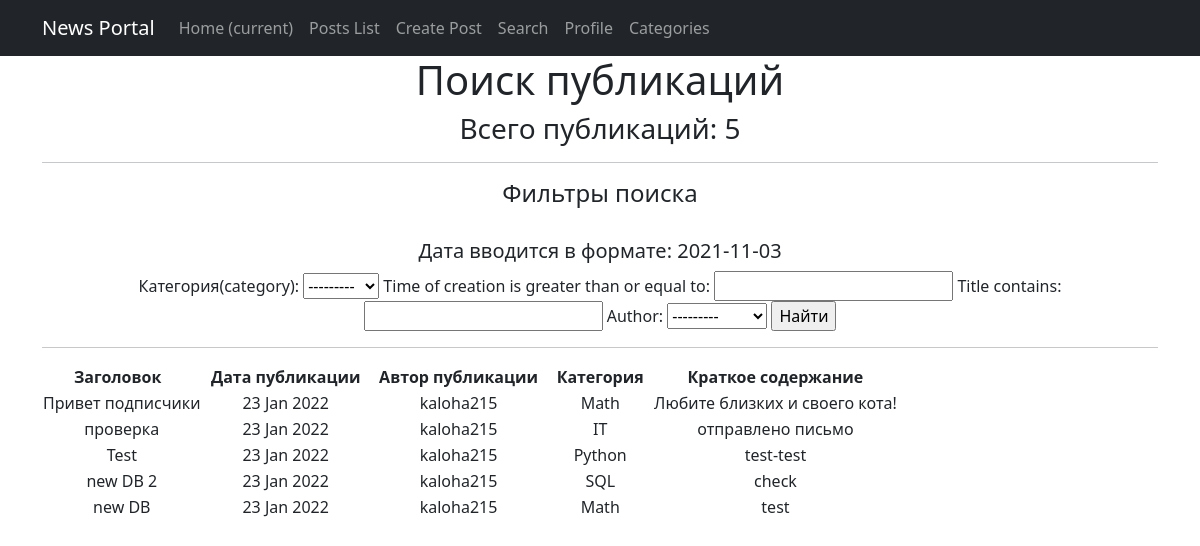
/posts/search/, run on the app's committed database.
### news/models.py (models this page shows, shortened)
class Post(models.Model):
    article = 'AR'
    news = 'NW'
    kind = [
        (article, 'Статья'),
        (news, 'Новость')
    ]
    author = models.ForeignKey(Author, on_delete=models.CASCADE)
    view = models.CharField(max_length=2, choices=kind, default=article)
    time_of_creation = models.DateTimeField(auto_now_add=True)
    post_category = models.ForeignKey(Category, on_delete=models.CASCADE, verbose_name='Категория(category)')
    title = models.CharField(max_length=128)
    text = models.TextField()
    post_rating = models.IntegerField(default=0)
    class Meta:
        verbose_name = 'Публикация'
        verbose_name_plural = 'Публикации'

class Author(models.Model):
    author_user = models.OneToOneField(User, on_delete=models.CASCADE)
    author_rating = models.IntegerField(default=0)
    class Meta:
        verbose_name = 'Автор'
        verbose_name_plural = 'Авторы'
    def __str__(self):
        return f'{self.author_user}'

class Category(models.Model):
    name = models.CharField(max_length=64, unique=True)
    subscribers = models.ManyToManyField(User, through='CategorySubscribers')
    class Meta:
        verbose_name = 'Категория'
        verbose_name_plural = 'Категории'
    def __str__(self):
        return f'{self.name}'

### news/views.py (the view)
# urls.py: path('search/', PostsSearch.as_view(), name='search'),
class PostsSearch(ListView):
    model = Post
    template_name = 'news/search.html'
    context_object_name = 'posts_search'
    ordering = ['-time_of_creation']
    def get_context_data(self, **kwargs):
        context = super().get_context_data(**kwargs)
        context['filter'] = PostFilter(self.request.GET, queryset=self.get_queryset()) # вписываем наш фильтр в контекст
        return context

### news/templatetags/custom_filters.py (called while the page is built)
@register.filter(name='censor')
def censor(value):
    censor_list = ['мат']
    text = value.split()
    for word in text:
        if word.lower() in censor_list:
            value = value.replace(word, '[CENSORED]')
    return value

### templates/news/search.html (shortened to what this page needs)
{% extends 'default.html' %}
{% load custom_filters %}
{% block content %}
    <h1>Поиск публикаций</h1>
    <h3><p align="center">Всего публикаций: {{ posts_search|length }}</p></h3>
    <hr>
    <h4>Фильтры поиска</h4>
    <br>
    <h5>Дата вводится в формате: 2021-11-03</h5>
    <form method="GET">
        {{ filter.form }}
        <input type="submit" value="Найти">
    </form>
    <hr>
    {% if posts_search %}
       <table>
           <thead>
              <th>
                  <b>Заголовок &nbsp </b>
              </th>
              <th>
                  <b> &nbsp Дата публикации &nbsp </b>
              </th>
              <th>
                  <b> &nbsp Автор публикации &nbsp </b>
              </th>
              <th>
                  <b> &nbsp Категория &nbsp </b>
              </th>
              <th>
                  <b> &nbsp Краткое содержание &nbsp</b>
              </th>
           </thead>
      {% for post in filter.qs %}
          <tr>
              <td>
                  {{ post.title|censor }}
              </td>
              <td>
                  {{ post.time_of_creation|date:'d M Y'}}
              </td>
              <td>
                  {{ post.author }}
              </td>
              <td>
                  {{ post.post_category }}
              </td>
              <td>
                  {{ post.text|truncatechars:50|censor }}
              </td>
          </tr>
      {% endfor %}
      </table>
    <br>
    {% else %}
      <h2>Публикаций нет!</h2>
    {% endif %}
{% endblock content %}

### data on the page
Post: title|censor "Привет подписчики", time_of_creation "23 Jan 2022", author "kaloha215", post_category "Math", text|censor "Любите близких и своего кота!"
Post: title|censor "проверка", time_of_creation "23 Jan 2022", author "kaloha215", post_category "IT", text|censor "отправлено письмо"
Post: title|censor "Test", time_of_creation "23 Jan 2022", author "kaloha215", post_category "Python", text|censor "test-test"
Post: title|censor "new DB 2", time_of_creation "23 Jan 2022", author "kaloha215", post_category "SQL", text|censor "check"
Post: title|censor "new DB", time_of_creation "23 Jan 2022", author "kaloha215", post_category "Math", text|censor "test"

### other printed values
{{ posts_search|length }} "5"
